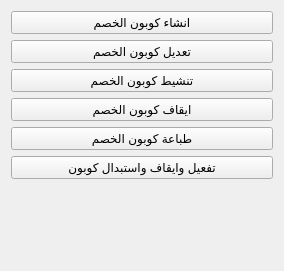
             <widget class="QWidget" name="QM_Promotion_Coupon">
              <property name="geometry">
               <rect>
                <x>0</x>
                <y>0</y>
                <width>284</width>
                <height>271</height>
               </rect>
              </property>
              <attribute name="label">
               <string>كوبونات الخضم</string>
              </attribute>
              <layout class="QGridLayout" name="gridLayout_4">
               <item row="0" column="0">
                <widget class="QPushButton" name="QAct_Coupon_Add">
                 <property name="text">
                  <string>انشاء كوبون الخصم</string>
                 </property>
                </widget>
               </item>
               <item row="1" column="0">
                <widget class="QPushButton" name="QAct_Coupon_Edit">
                 <property name="text">
                  <string>تعديل كوبون الخصم</string>
                 </property>
                </widget>
               </item>
               <item row="2" column="0">
                <widget class="QPushButton" name="QAct_Coupon_Activate">
                 <property name="text">
                  <string>تنشيط كوبون الخصم</string>
                 </property>
                </widget>
               </item>
               <item row="3" column="0">
                <widget class="QPushButton" name="QAct_Coupon_Deactivate">
                 <property name="text">
                  <string>ايقاف كوبون الخصم</string>
                 </property>
                </widget>
               </item>
               <item row="4" column="0">
                <widget class="QPushButton" name="QAct_Coupon_Print">
                 <property name="text">
                  <string>طباعة كوبون الخصم</string>
                 </property>
                </widget>
               </item>
               <item row="5" column="0">
                <widget class="QPushButton" name="QAct_Coupon_barcode">
                 <property name="text">
                  <string>تفعيل وايقاف واستبدال كوبون</string>
                 </property>
                </widget>
               </item>
               <item row="6" column="0">
                <spacer name="verticalSpacer_2">
                 <property name="orientation">
                  <enum>Qt::Vertical</enum>
                 </property>
                 <property name="sizeHint" stdset="0">
                  <size>
                   <width>20</width>
                   <height>29</height>
                  </size>
                 </property>
                </spacer>
               </item>
              </layout>
             </widget>
